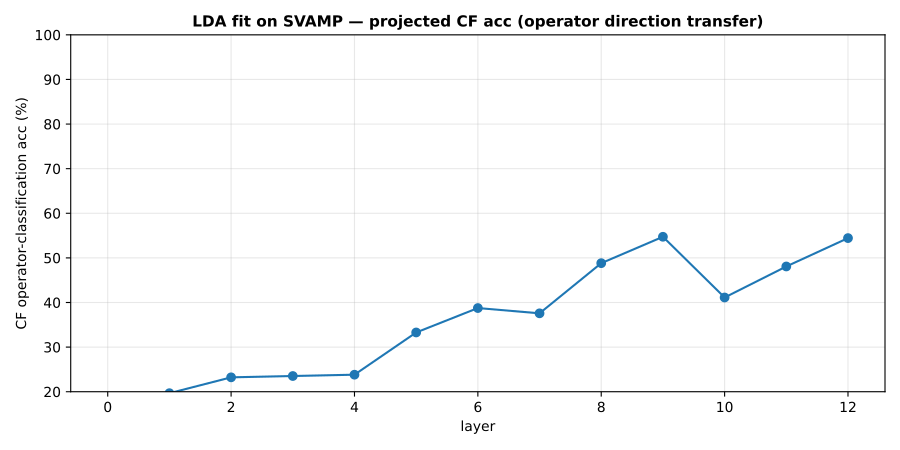

This chart was generated by the following Python code:
"""Project cf_balanced ':' residuals onto the LDA(operator) axes that were
FIT on the original SVAMP ':' residuals. If operator clusters survive in CF,
the LDA direction is genuinely operator-coding (not magnitude in disguise).

':' analog of cf_lda_compare.py. 13 slides (one per layer); each slide
overlays SVAMP (small gray markers) with CF (filled colored) on the
operator-LDA axes fit on SVAMP.

Reports per-layer operator-classification accuracy on CF projection using a
classifier fit on SVAMP's projection.
"""
from __future__ import annotations

import json
from collections import Counter
from pathlib import Path

import matplotlib.pyplot as plt
import numpy as np
import torch
from matplotlib.backends.backend_pdf import PdfPages
from matplotlib.lines import Line2D
from sklearn.discriminant_analysis import LinearDiscriminantAnalysis

REPO = Path(__file__).resolve().parents[4]
CF_ACTS = REPO / "experiments" / "computation_probes" / "cf_balanced_colon_acts.pt"
CF_META = REPO / "experiments" / "computation_probes" / "cf_balanced_colon_acts_meta.json"
ORIG_ACTS = REPO / "experiments" / "computation_probes" / "gsm8k_colon_acts.pt"
ORIG_META = REPO / "experiments" / "computation_probes" / "gsm8k_colon_acts_meta.json"
OUT_PDF = REPO / "visualizations-all" / "gpt2-gsm8k" / "cf_lda_compare_colon.pdf"

OPS = ["Addition", "Subtraction", "Multiplication", "Common-Division"]
PROBLEM_TYPE_COLORS = {"Subtraction": "#1f77b4", "Addition": "#ff7f0e",
                       "Common-Division": "#2ca02c", "Multiplication": "#d62728"}


def load(acts_p, meta_p):
    acts = torch.load(acts_p, map_location="cpu", weights_only=True).float().numpy()
    types = np.array(json.load(open(meta_p))["types"])
    op_to_idx = {op: i for i, op in enumerate(OPS)}
    y = np.array([op_to_idx.get(t, -1) for t in types])
    valid = y >= 0
    return acts[valid], y[valid]


def main():
    cf_acts, cf_y = load(CF_ACTS, CF_META)
    orig_acts, orig_y = load(ORIG_ACTS, ORIG_META)
    L = cf_acts.shape[1]
    print(f"cf={cf_acts.shape}, svamp={orig_acts.shape}")

    transfer_acc = np.zeros(L)
    print(f"writing {OUT_PDF}")
    with PdfPages(OUT_PDF) as pdf:
        # Summary slide
        fig, ax = plt.subplots(figsize=(9, 4.5))
        for l in range(L):
            lda = LinearDiscriminantAnalysis(n_components=2).fit(orig_acts[:, l, :], orig_y)
            cf_proj = lda.transform(cf_acts[:, l, :])
            # classifier on orig projection
            clf = LinearDiscriminantAnalysis().fit(lda.transform(orig_acts[:, l, :]), orig_y)
            transfer_acc[l] = clf.score(cf_proj, cf_y)
        ax.plot(np.arange(L), transfer_acc * 100, "o-", color="#1f77b4")
        ax.set_xlabel("layer"); ax.set_ylabel("CF operator-classification acc (%)")
        ax.set_title("LDA fit on SVAMP — projected CF acc (operator direction transfer)",
                     fontsize=11, fontweight="bold")
        ax.grid(alpha=0.3); ax.set_ylim(20, 100)
        fig.tight_layout(); pdf.savefig(fig, dpi=140); plt.close(fig)

        # Per-layer overlay
        for l in range(L):
            lda = LinearDiscriminantAnalysis(n_components=2).fit(orig_acts[:, l, :], orig_y)
            orig_xy = lda.transform(orig_acts[:, l, :])
            cf_xy = lda.transform(cf_acts[:, l, :])
            fig, ax = plt.subplots(figsize=(8, 6))
            fig.suptitle(f"layer {l} — LDA fit on SVAMP, CF overlay  (CF transfer acc={transfer_acc[l]*100:.1f}%)",
                         fontsize=11, fontweight="bold")
            for c, name in enumerate(OPS):
                m_orig = orig_y == c; m_cf = cf_y == c
                if m_orig.any():
                    ax.scatter(orig_xy[m_orig, 0], orig_xy[m_orig, 1], s=10,
                               edgecolors=PROBLEM_TYPE_COLORS[name], facecolors="none",
                               linewidths=0.6, alpha=0.4, label=f"SVAMP {name}")
                if m_cf.any():
                    ax.scatter(cf_xy[m_cf, 0], cf_xy[m_cf, 1], s=20,
                               c=PROBLEM_TYPE_COLORS[name], alpha=0.85,
                               linewidths=0, label=f"CF {name}")
            ax.set_xlabel("LD1"); ax.set_ylabel("LD2"); ax.grid(alpha=0.3)
            ax.legend(fontsize=7, ncol=2, loc="upper right")
            fig.tight_layout(rect=(0, 0, 1, 0.94))
            pdf.savefig(fig, dpi=140); plt.close(fig)
    print(f"done -> {OUT_PDF}")


if __name__ == "__main__":
    main()
